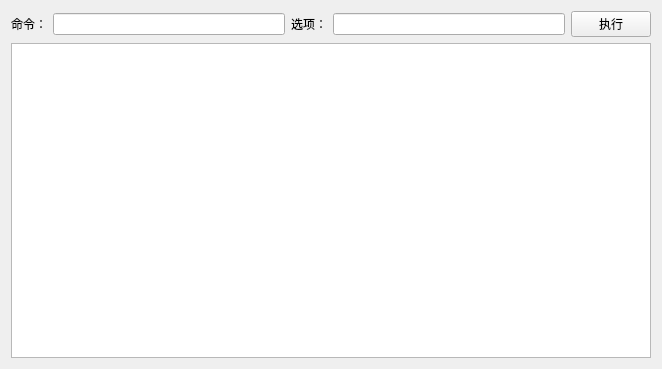
<?xml version="1.0" encoding="UTF-8"?>
<ui version="4.0">
 <class>Widget</class>
 <widget class="QWidget" name="Widget">
  <property name="geometry">
   <rect>
    <x>0</x>
    <y>0</y>
    <width>662</width>
    <height>369</height>
   </rect>
  </property>
  <property name="windowTitle">
   <string>Widget</string>
  </property>
  <layout class="QGridLayout" name="gridLayout">
   <item row="0" column="0">
    <widget class="QLabel" name="label">
     <property name="text">
      <string>命令：</string>
     </property>
    </widget>
   </item>
   <item row="0" column="1">
    <widget class="QLineEdit" name="cmdlnt"/>
   </item>
   <item row="0" column="2">
    <widget class="QLabel" name="label_2">
     <property name="text">
      <string>选项：</string>
     </property>
    </widget>
   </item>
   <item row="0" column="3">
    <widget class="QLineEdit" name="optlnt"/>
   </item>
   <item row="0" column="4">
    <widget class="QPushButton" name="pushButton">
     <property name="text">
      <string>执行</string>
     </property>
    </widget>
   </item>
   <item row="1" column="0" colspan="5">
    <widget class="QTextEdit" name="textEdit"/>
   </item>
  </layout>
 </widget>
 <resources/>
 <connections/>
</ui>
